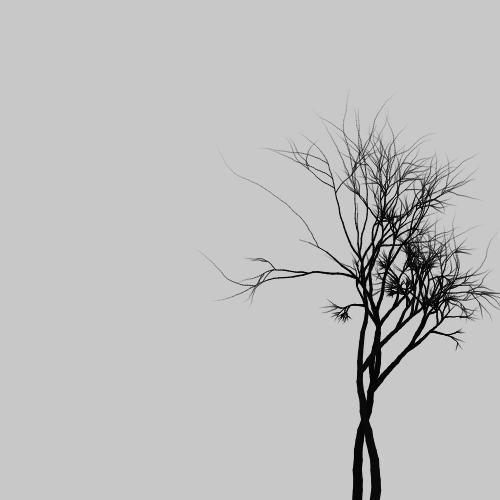
Frame 1 (no input)
Frame 60 (no input): identical to frame 1, image omitted
Frame 120 (the mouse pressed at the canvas centre since frame 60): identical to frame 1, image omitted

The p5.js sketch that drew this single still picture (run headless with seeded random() and noise() and a simulated clock; from frame 60 on, the mouse is pressed at the canvas centre):

// p5.js sketch
// ── sketch.js
/* OpenProcessing Tweak of *@*http://www.openprocessing.org/sketch/2925*@* */
/* !do not delete the line above, required for linking your tweak if you upload again */

var addSnow;
var addBlur;
var maxSnowTheta;
var nTrees;
var trees = [];
var backgroundCol;
//color treeColor = color(0,255,0);

//initial tree properties.
var branchWidthInit;
var totalBranchLengthInit;
var nBranchDivisionsInit;
var percentBranchlessInit;
var branchSizeFractionInit;
var dThetaGrowMaxInit;
var dThetaSplitMaxInit; 
var oddsOfBranchingInit;


function setup(){
  
  addSnow = false;
  addBlur = false;
  maxSnowTheta = HALF_PI*4/5;

  nTrees = 2;
  backgroundCol = color(200);


  createCanvas(500, 500);
  smooth();
  background(backgroundCol);
  noFill();
  initializeTreeValues();
  newTrees();
}

function draw(){}

function initializeTreeValues(){
  branchWidthInit = 10;
  totalBranchLengthInit = 300;
  nBranchDivisionsInit = 30;
  percentBranchlessInit = .3;
  branchSizeFractionInit = .5;
  dThetaGrowMaxInit = PI/15;
  dThetaSplitMaxInit = PI/6; 
  oddsOfBranchingInit = .3;
}

function newTrees(){
/* tree(x, y, theta, branchWidth0,
       totalBranchLength, nBranchDivisions, 
       percentBranchless, branchSizeFraction, 
       dThetaGrowMax, dThetaSplitMax,
       oddsOfBranching, color)
*/

//  background(backgroundCol);
//  noFill();
  trees = [];
  for(var i=0; i<nTrees; i++) {
    trees.push(new tree(random(width), height, -HALF_PI, branchWidthInit,
                   totalBranchLengthInit, nBranchDivisionsInit, 
                   percentBranchlessInit, branchSizeFractionInit, 
                   dThetaGrowMaxInit, dThetaSplitMaxInit,
                   oddsOfBranchingInit, color(random(0,30))));
  }
                   
  for(var i=0; i<nTrees; i++) {
    trees[i].draw();
  }
    
  if(addBlur)
    filter(BLUR,1);
}



function blankScreen(){
  fill(backgroundCol);
  noStroke();
  rect(0,0,width,height);
}

function fadeScreen(){
  fill(backgroundCol,50);
  noStroke();
  rect(0,0,width,height);
}


function randomSign(){ //returns +1 or -1
  var num = random(-1,1);
  if(num==0)
    return -1;
  else
    return num/abs(num);
}

function mouseClicked(){
  fadeScreen();
  newTrees();
  for(var i=0; i<nTrees; i++) {
    trees[i].draw();
  }
}

function keyPressed(key) {
  if(key=='=' || key=='+'){
    nTrees++;
    newTrees();
  }
  if(key=='-' || key=='_'){
    if(nTrees>1)
    {
      nTrees--;
      newTrees();
    }
  }
  if(key=='s'){
    addSnow = !addSnow;
  }
  if(key==' '){
    blankScreen();
  }

  if(key=='b'){
    addBlur = !addBlur;
  }
  
  if(key=='1') {
    initializeTreeValues();
  }
  if(key=='2'){
    branchWidthInit = 10;
    totalBranchLengthInit = 300;
    nBranchDivisionsInit = 30;
    percentBranchlessInit = .3;
    branchSizeFractionInit = .5;
    dThetaGrowMaxInit = PI/15;
    dThetaSplitMaxInit = PI/6; 
    oddsOfBranchingInit = .1;
  }
}
// ── tree.js
function tree(xI, yI, thetaI, branchWidth0I, totalBranchLengthI, nBranchDivisionsI,  percentBranchlessI, branchSizeFractionI, dThetaGrowMaxI, dThetaSplitMaxI, oddsOfBranchingI, colorI)
{
  this.x1 = xI;
  this.y1 = yI;
  this.x2 = xI;
  this.y2 = yI;
  this.theta = thetaI;
  this.branchWidth0 = branchWidth0I;
  this.branchWidth = this.branchWidth0;
  this.totalBranchLength = totalBranchLengthI;
  this.nBranchDivisions =nBranchDivisionsI;
  this.percentBranchless = percentBranchlessI;
  this.branchSizeFraction = branchSizeFractionI;
  this.dThetaGrowMax = dThetaGrowMaxI;
  this.dThetaSplitMax = dThetaSplitMaxI;
  this.oddsOfBranching = oddsOfBranchingI;
  this.myColor = colorI;

  this.lengthSoFar = 0;
  this.nextSectionLength = 0;

  
  this.draw = function(){
    if(this.branchWidth<.5) {   //stop growing if it's too thin to render
      this.lengthSoFar = this.totalBranchLength;
    }
    while(this.lengthSoFar < this.totalBranchLength) {
      this.branchWidth = this.branchWidth0*(1-this.lengthSoFar/this.totalBranchLength);
      //do I need to split?
      if(this.lengthSoFar/this.totalBranchLength > this.percentBranchless){ //if i can branch
        if(random(0,1)<this.oddsOfBranching){  //and i randomly choose to
          stroke(this.myColor);
            //make a new branch there!
            var newTree = new tree(this.x1, this.y1, this.theta + randomSign()*this.dThetaSplitMax, this.branchWidth,
                      this.totalBranchLength*this.branchSizeFraction, this.nBranchDivisions, 
                      this.percentBranchless, this.branchSizeFraction, 
                      this.dThetaGrowMax, this.dThetaSplitMax,
                      this.oddsOfBranching, this.myColor);
            newTree.draw();
        }
      }

      //change directions, grow forward 
      this.nextSectionLength = this.totalBranchLength/this.nBranchDivisions;
      this.lengthSoFar+=this.nextSectionLength;
      this.theta += randomSign()*random(0,this.dThetaGrowMax);
      this.x2 = this.x1+this.nextSectionLength*cos(this.theta);
      this.y2 = this.y1+this.nextSectionLength*sin(this.theta);
      //scale thickness by the distance it's traveled.
      strokeWeight(abs(this.branchWidth));
      stroke(this.myColor);
      line(this.x1,this.y1,this.x2,this.y2);
      if(addSnow){
        //initially, just a line on the upper half
        stroke(255);

        var dx =0;
        var dy =0;
        var overlapScaling = 1.2;
        if(this.theta <-PI/2){
          if(abs(PI+this.theta)<maxSnowTheta){
//            stroke(255,0,0);
            var snowThickness = constrain(abs(branchWidth)/2*(1-abs(theta+PI)/HALF_PI),0,abs(branchWidth)/2);
            if(snowThickness>0){
              strokeWeight(snowThickness);
              dx = (abs(branchWidth)-snowThickness)/2*cos(theta+PI/2)*overlapScaling;
              dy = (abs(branchWidth)-snowThickness)/2*sin(theta+PI/2)*overlapScaling;
              line(this.x1+dx-abs(this.branchWidth)*cos(this.theta)/4,
                   this.y1+dy-abs(this.branchWidth)*sin(this.theta)/4,
                   this.x2+dx, this.y2+dy);
            }
          }
        }
        if(this.theta >-PI/2){
          if(abs(this.theta)<maxSnowTheta){
//            stroke(0,255,0);
            var snowThickness = constrain(abs(this.branchWidth)/2*(1-abs(this.theta)/HALF_PI),0,abs(this.branchWidth)/2);
            if(snowThickness>0){
              strokeWeight(snowThickness);
              dx = (abs(this.branchWidth)-snowThickness)/2*cos(this.theta-PI/2)*overlapScaling;
              dy = (abs(this.branchWidth)-snowThickness)/2*sin(this.theta-PI/2)*overlapScaling;
              line(this.x1+dx-abs(this.branchWidth)*cos(this.theta)/4,y1+dy-abs(this.branchWidth)*sin(this.theta)/4,
                              this.x2+dx,this.y2+dy);
            }
          }
        }
      }
      this.x1 = this.x2;
      this.y1 = this.y2;
    }
  }
}
